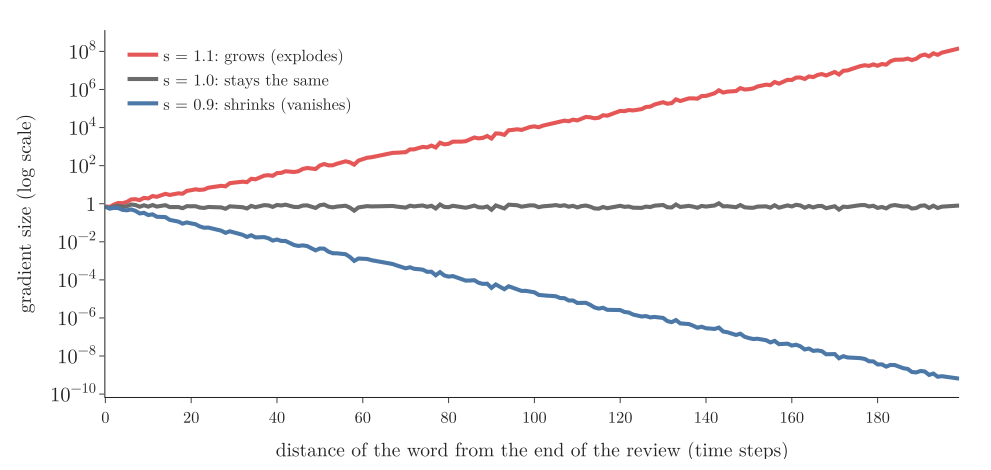

Python code for this plot:
"""Gradient size against distance for a linear SimpleRNN whose W_h is s times an orthogonal matrix (Plotly)."""
from pathlib import Path
import pandas as pd
import plotly.graph_objects as go
from common import BLUE, GREY, RED, FONT

here = Path(__file__).parent
d = pd.read_csv(here.parent / "data" / "linear_scaled_wh.csv")
fig = go.Figure()
for s, c, name in ((1.1, RED, "s = 1.1: grows (explodes)"), (1.0, GREY, "s = 1.0: stays the same"),
                   (0.9, BLUE, "s = 0.9: shrinks (vanishes)")):
    q = d[d.scale == s].sort_values("distance")
    fig.add_trace(go.Scatter(x=q.distance, y=q.grad, name=name, mode="lines", line=dict(color=c, width=4)))
fig.update_layout(template="simple_white", width=950, height=450, font=FONT,
                  xaxis=dict(title="distance of the word from the end of the review (time steps)"),
                  yaxis=dict(title="gradient size (log scale)", type="log", exponentformat="power"),
                  legend=dict(x=0.02, y=0.98, bgcolor="rgba(255,255,255,0.8)"), margin=dict(l=80, r=20, t=20, b=60))
fig.write_image(here / "scaled_wh.png", scale=2)
fig.write_image(here / "scaled_wh.pdf")
